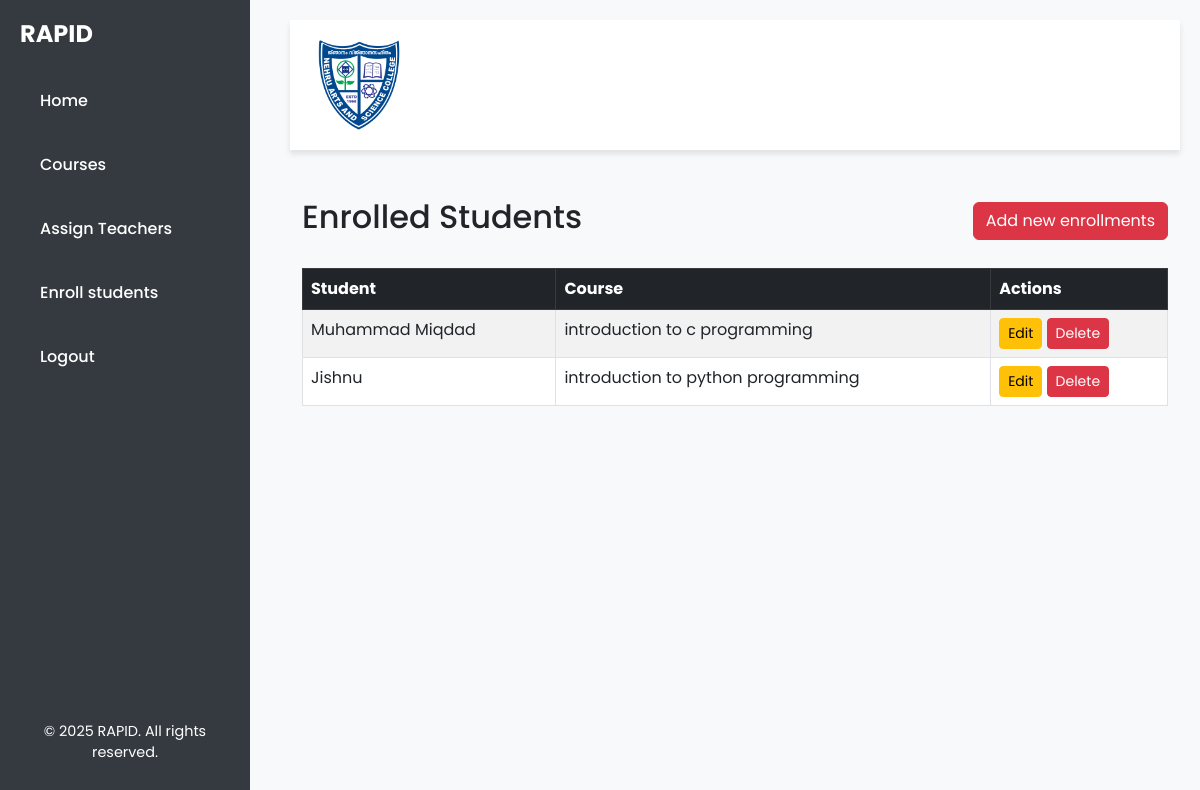
The page /enrollments-list/ (signed in) on the database as committed earlier.
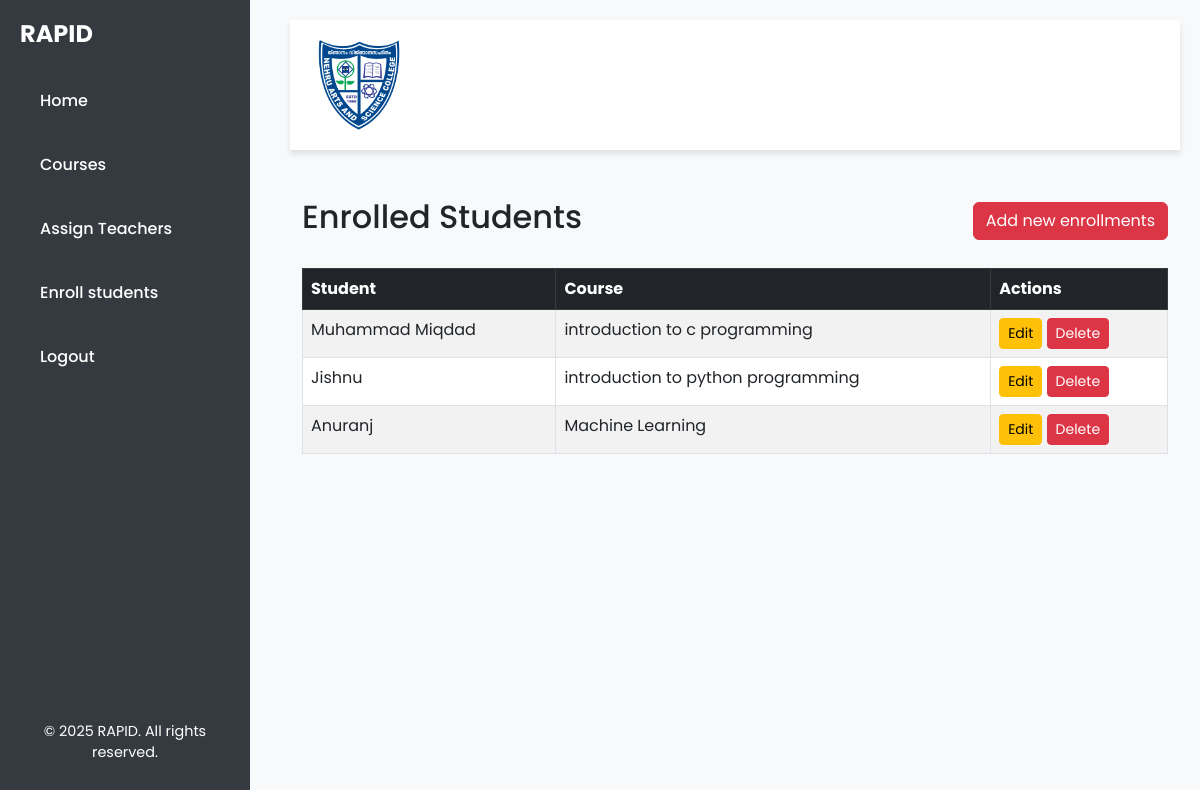
The same page on the database as committed later.
### rapid/models.py (models this page shows, shortened)
class StudentCourse(models.Model):
    id = models.AutoField(primary_key=True)
    student_id = models.ForeignKey(Student, on_delete=models.CASCADE)
    course_id=models.ForeignKey(Course, on_delete=models.CASCADE)
    class Meta:
        db_table = 'student_course'  # Custom table name
        unique_together = ('student_id', 'course_id')  # Prevent duplicate entries for the same student and course
        verbose_name = 'Student Course'
        verbose_name_plural = 'Student Courses'

class Student(models.Model):
    student_id = models.AutoField(primary_key=True)
    student_name = models.CharField(max_length=100)
    student_register_number = models.CharField(max_length=20, unique=True)
    student_admission_number = models.CharField(max_length=20, unique=True)
    student_roll_number = models.CharField(max_length=20, unique=True)
    gender = models.CharField(max_length=10, choices=[('Male', 'Male'), ('Female', 'Female'), ('Other', 'Other')])
    program_id = models.ForeignKey(Program, on_delete=models.CASCADE)
    department_id = models.ForeignKey(Department, on_delete=models.CASCADE, null=True, blank=True)
    def __str__(self):
        return self.student_name

class Course(models.Model):
    SEMESTER_CHOICES = [
        ('1', 'First Semester'),
        ('2', 'Second Semester'),
        ('3', 'Third Semester'),
        ('4', 'Fourth Semester'),
        ('5', 'Fifth Semester'),
        ('6', 'Sixth Semester'),
        ('7', 'Seventh Semester'),
        ('8', 'Eighth Semester'),
    ]
    course_id = models.AutoField(primary_key=True)
    course_code = models.CharField(max_length=20, unique=True)
    course_title = models.CharField(max_length=100)
    credit = models.DecimalField(max_digits=4, decimal_places=2)
    department_id = models.ForeignKey(Department, on_delete=models.CASCADE)
    semester = models.CharField(max_length=1, choices=SEMESTER_CHOICES)
    def __str__(self):
        return self.course_title

### rapid/views.py (the view)
# urls.py: path('enrollments-list/', views.enroll_student_list, name='enroll_student_list'),
@login_required
def enroll_student_list(request):
    enrollments = StudentCourse.objects.select_related('student_id', 'course_id').all()
    return render(request, 'rapid/enroll_student_list.html', {'enrollments': enrollments})

### rapid/templates/rapid/enroll_student_list.html (shortened to what this page needs)
{% extends "base.html" %}
{% block content %}
<div class="container mt-5">
    <div class="d-flex justify-content-between align-items-center mb-4">
        <h2>Enrolled Students</h2>
        <a href="/add-enrollments/" class="btn btn-danger">Add new enrollments</a>
    </div>
    <div class="table-responsive">
        <table class="table table-bordered table-striped">
            <thead class="table-dark">
                <tr>
                    <th>Student</th>
                    <th>Course</th>
                    <th>Actions</th>
                </tr>
            </thead>
            <tbody>
                {% for enrollment in enrollments %}
                <tr>
                    <td>{{ enrollment.student_id }}</td>
                    <td>{{ enrollment.course_id }}</td>
                    <td>
                        <a href="{% url 'edit_studentCourse' enrollment.pk %}" class="btn btn-warning btn-sm">Edit</a>
                        <a href="{% url 'delete_studentCourse' enrollment.id %}" onclick="return confirm('Are you sure you want to delete this student?');" class="btn btn-danger btn-sm">Delete</a>
                    </td>
                </tr>
                {% empty %}
                <tr>
                    <td colspan="4">No students available.</td>
                </tr>
                {% endfor %}
            </tbody>
        </table>
    </div>
</div>
{% endblock %}

Rows that differ between the two databases and show on the page:
added StudentCourse: student_id "Anuranj", course_id "Machine Learning"
